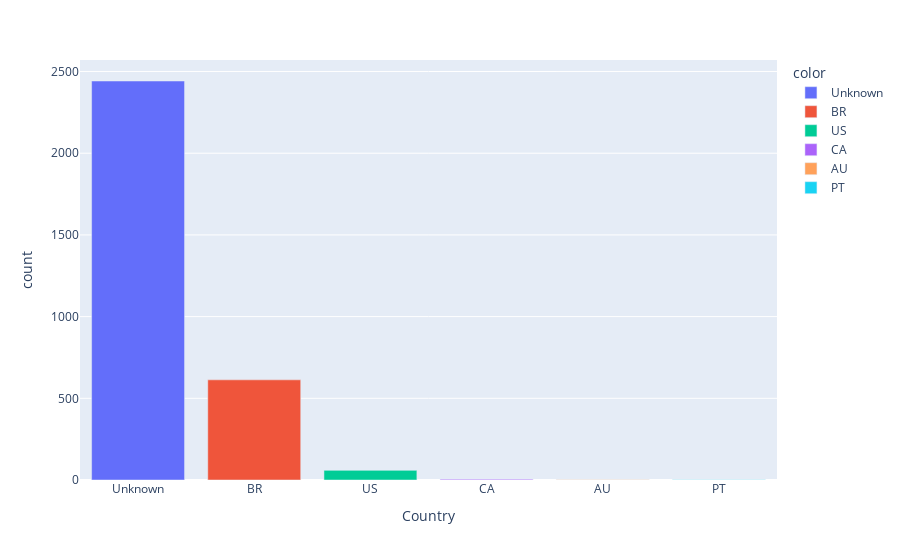

Notebook code for this chart:
### Markdown cell above
<h3 style="background-color:#78C9EF; text-align:center; color:white; padding:10px " >Country of the producer</h3>

### Code cell
fig=px.bar(platform_content['producer_country'].value_counts(),
       labels={'index':'Country','value':'count'},
       color=['Unknown', 'BR', 'US', 'CA', 'AU', 'PT'])
fig.show()

### Figure 1 — Plotly figure (JSON) as saved in the notebook; plotly's stock layout.template omitted (floating-point values rounded to 4 significant figures)
{"data": [{"alignmentgroup": "True", "hovertemplate": "color=Unknown<br>Country=%{x}<br>count=%{y}<extra></extra>", "legendgroup": "Unknown", "marker": {"color": "#636efa", "pattern": {"shape": ""}}, "name": "Unknown", "offsetgroup": "Unknown", "orientation": "v", "showlegend": true, "textposition": "auto", "type": "bar", "x": ["Unknown"], "xaxis": "x", "y": [2442], "yaxis": "y"}, {"alignmentgroup": "True", "hovertemplate": "color=BR<br>Country=%{x}<br>count=%{y}<extra></extra>", "legendgroup": "BR", "marker": {"color": "#EF553B", "pattern": {"shape": ""}}, "name": "BR", "offsetgroup": "BR", "orientation": "v", "showlegend": true, "textposition": "auto", "type": "bar", "x": ["BR"], "xaxis": "x", "y": [613], "yaxis": "y"}, {"alignmentgroup": "True", "hovertemplate": "color=US<br>Country=%{x}<br>count=%{y}<extra></extra>", "legendgroup": "US", "marker": {"color": "#00cc96", "pattern": {"shape": ""}}, "name": "US", "offsetgroup": "US", "orientation": "v", "showlegend": true, "textposition": "auto", "type": "bar", "x": ["US"], "xaxis": "x", "y": [59], "yaxis": "y"}, {"alignmentgroup": "True", "hovertemplate": "color=CA<br>Country=%{x}<br>count=%{y}<extra></extra>", "legendgroup": "CA", "marker": {"color": "#ab63fa", "pattern": {"shape": ""}}, "name": "CA", "offsetgroup": "CA", "orientation": "v", "showlegend": true, "textposition": "auto", "type": "bar", "x": ["CA"], "xaxis": "x", "y": [5], "yaxis": "y"}, {"alignmentgroup": "True", "hovertemplate": "color=AU<br>Country=%{x}<br>count=%{y}<extra></extra>", "legendgroup": "AU", "marker": {"color": "#FFA15A", "pattern": {"shape": ""}}, "name": "AU", "offsetgroup": "AU", "orientation": "v", "showlegend": true, "textposition": "auto", "type": "bar", "x": ["AU"], "xaxis": "x", "y": [2], "yaxis": "y"}, {"alignmentgroup": "True", "hovertemplate": "color=PT<br>Country=%{x}<br>count=%{y}<extra></extra>", "legendgroup": "PT", "marker": {"color": "#19d3f3", "pattern": {"shape": ""}}, "name": "PT", "offsetgroup": "PT", "orientation": "v", "showlegend": true, "textposition": "auto", "type": "bar", "x": ["PT"], "xaxis": "x", "y": [1], "yaxis": "y"}], "layout": {"barmode": "relative", "legend": {"title": {"text": "color"}, "tracegroupgap": 0}, "margin": {"t": 60}, "xaxis": {"anchor": "y", "domain": [0, 1], "title": {"text": "Country"}}, "yaxis": {"anchor": "x", "domain": [0, 1], "title": {"text": "count"}}}}
